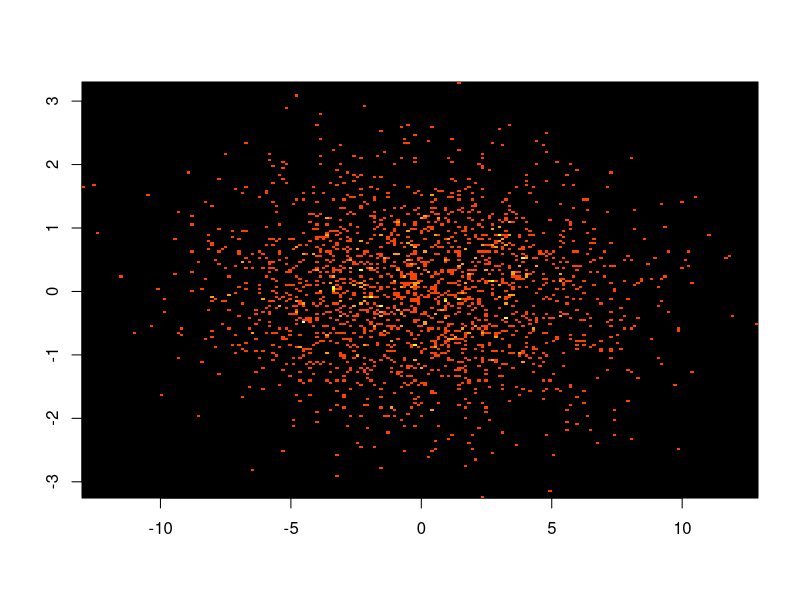
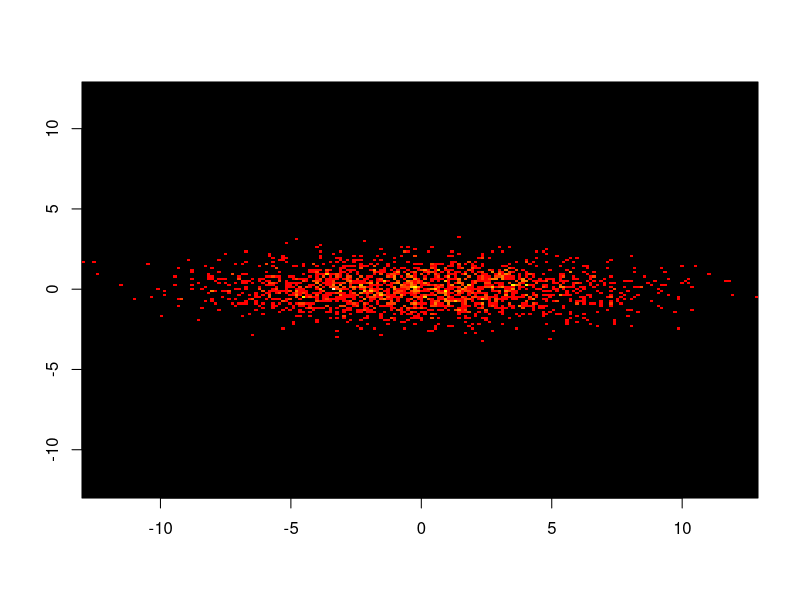
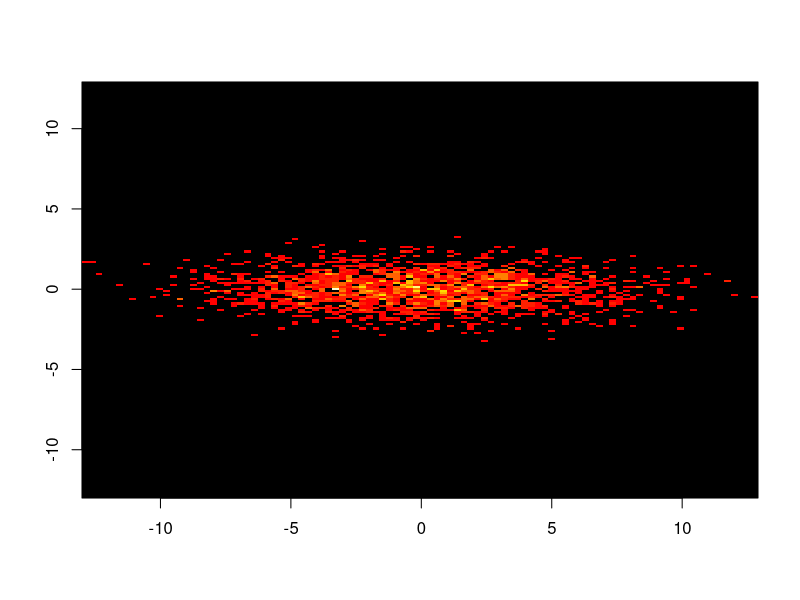
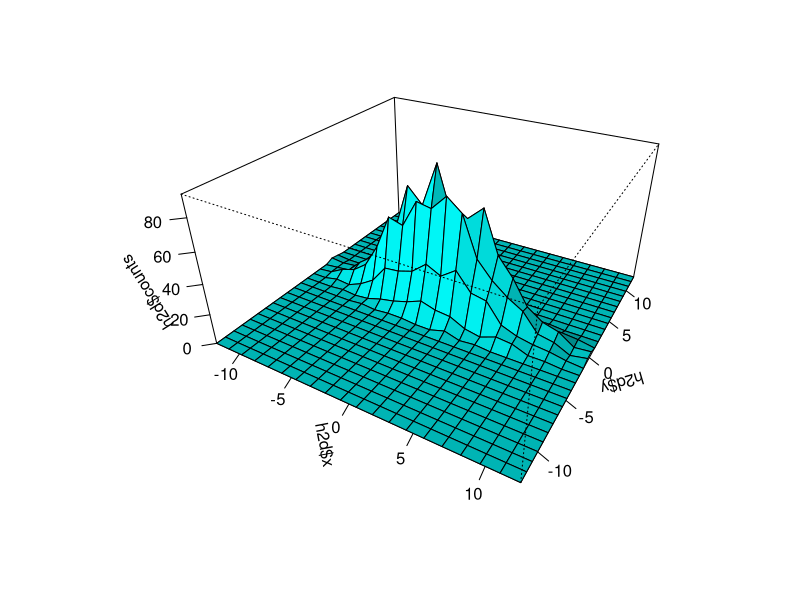
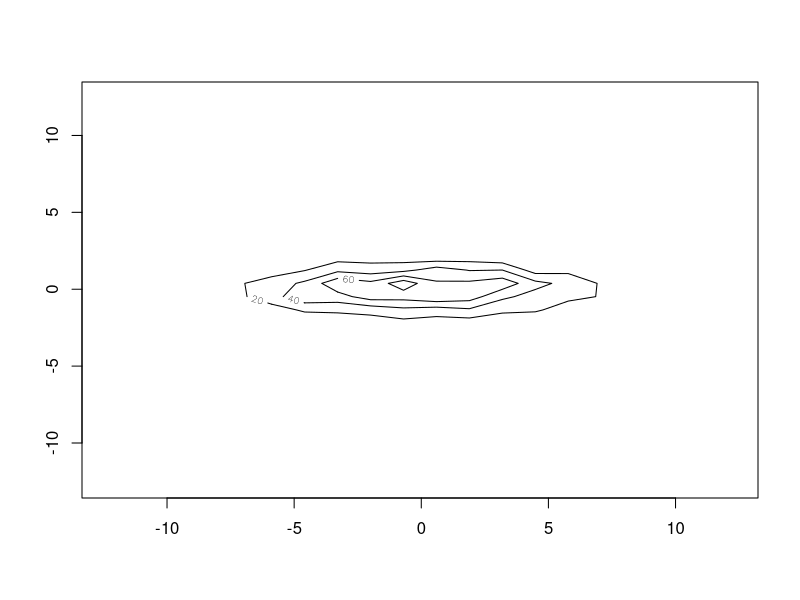
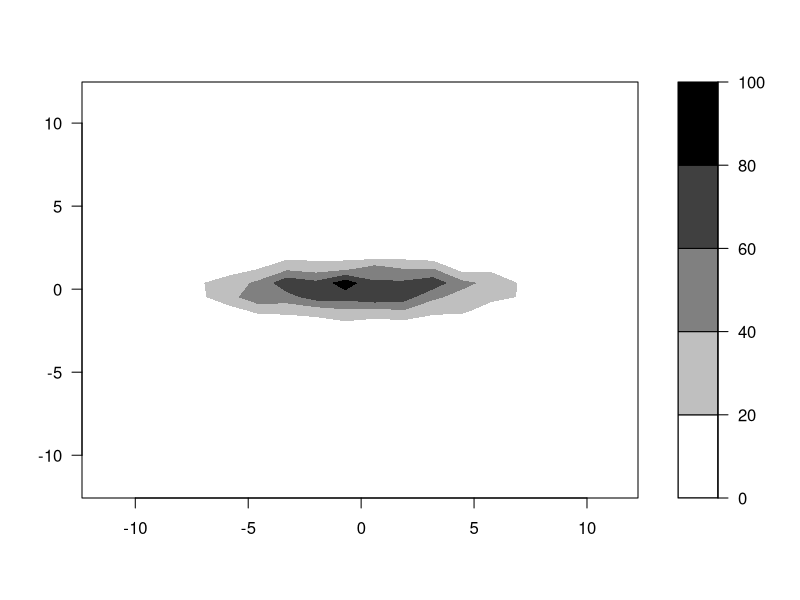

These figures' R source, in order:
library(gplots)


### Name: hist2d
### Title: Compute and Plot a 2-Dimensional Histogram
### Aliases: hist2d print.hist2d
### Keywords: dplot hplot

### ** Examples

   ## example data, bivariate normal, no correlation
   x <- rnorm(2000, sd=4)
   y <- rnorm(2000, sd=1)

   ## separate scales for each axis, this looks circular
   hist2d(x,y)

   ## same scale for each axis, this looks oval
   hist2d(x,y, same.scale=TRUE)

   ## use different ## bins in each dimension
   hist2d(x,y, same.scale=TRUE, nbins=c(100,200) )

   ## use the hist2d function to create an h2d object
   h2d <- hist2d(x,y,show=FALSE, same.scale=TRUE, nbins=c(20,30))

   ## show object summary
   h2d

   ## object contents
   str(h2d)

   ## perspective plot
   persp( h2d$x, h2d$y, h2d$counts,
          ticktype="detailed", theta=30, phi=30,
          expand=0.5, shade=0.5, col="cyan", ltheta=-30)

   ## for contour (line) plot ...
   contour( h2d$x, h2d$y, h2d$counts, nlevels=4 )

   ## for a filled contour plot ...
   filled.contour( h2d$x, h2d$y, h2d$counts, nlevels=4,
                   col=gray((4:0)/4) )
